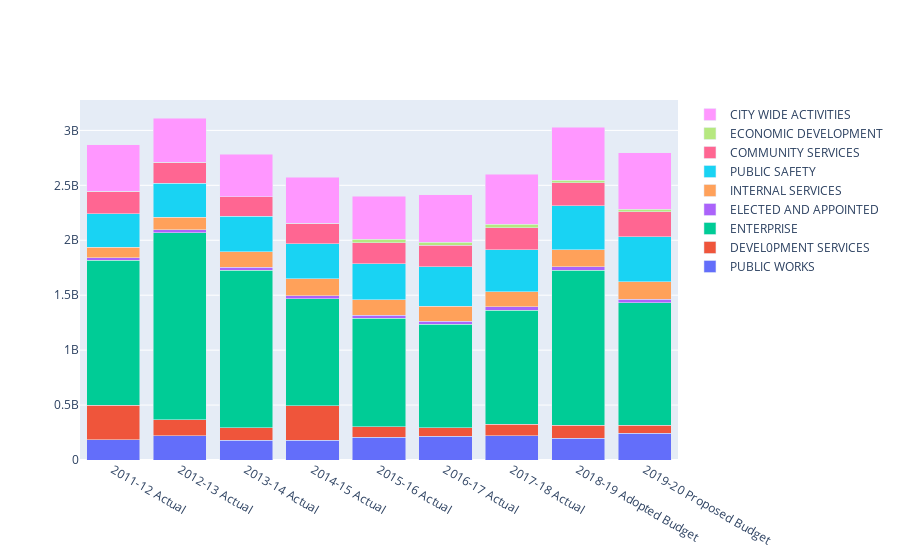

The notebook cell saved with this chart:
### Code cell
stackedBarFig = go.Figure()

for i in range(len(df.columns)-1):
    stackedBarFig.add_trace(go.Bar(x=df.columns[1:], y=df.iloc[i][1:], name=df.iloc[i][0]))
stackedBarFig.update_layout(barmode='stack')
#fig.show()

### Figure 1 — Plotly figure (JSON) as saved in the notebook; plotly's stock layout.template omitted (floating-point values rounded to 4 significant figures)
{"data": [{"name": "PUBLIC WORKS", "type": "bar", "x": ["2011-12 Actual", "2012-13 Actual", "2013-14 Actual", "2014-15 Actual", "2015-16 Actual", "2016-17 Actual", "2017-18 Actual", "2018-19 Adopted Budget", "2019-20 Proposed Budget"], "y": ["$186,535,064 ", "$221,025,972 ", "$178,389,707 ", "$180,689,142 ", "$206,854,289 ", "$215,170,806 ", "$219,521,708 ", "$199,283,083 ", "$242,114,403 "]}, {"name": "DEVEL0PMENT SERVICES", "type": "bar", "x": ["2011-12 Actual", "2012-13 Actual", "2013-14 Actual", "2014-15 Actual", "2015-16 Actual", "2016-17 Actual", "2017-18 Actual", "2018-19 Adopted Budget", "2019-20 Proposed Budget"], "y": ["310,961,163", "146,389,968", "113,322,724", "310,897,673", "93,869,665", "77,510,788", "106,972,164", "115,396,257", "76,017,157"]}, {"name": "ENTERPRISE", "type": "bar", "x": ["2011-12 Actual", "2012-13 Actual", "2013-14 Actual", "2014-15 Actual", "2015-16 Actual", "2016-17 Actual", "2017-18 Actual", "2018-19 Adopted Budget", "2019-20 Proposed Budget"], "y": ["1,320,162,959", "1,702,228,769", "1,434,714,486", "978,227,383", "990,290,335", "941,052,331", "1,038,703,651", "1,411,268,167", "1,111,756,810"]}, {"name": "ELECTED AND APPOINTED", "type": "bar", "x": ["2011-12 Actual", "2012-13 Actual", "2013-14 Actual", "2014-15 Actual", "2015-16 Actual", "2016-17 Actual", "2017-18 Actual", "2018-19 Adopted Budget", "2019-20 Proposed Budget"], "y": ["25,333,580", "24,373,193", "26,892,378", "25,689,895", "28,252,439", "28,201,876", "30,929,163", "33,144,490", "33,990,425"]}, {"name": "INTERNAL SERVICES", "type": "bar", "x": ["2011-12 Actual", "2012-13 Actual", "2013-14 Actual", "2014-15 Actual", "2015-16 Actual", "2016-17 Actual", "2017-18 Actual", "2018-19 Adopted Budget", "2019-20 Proposed Budget"], "y": ["91,927,400", "117,254,617", "141,748,372", "154,295,626", "139,344,860", "135,696,595", "135,025,138", "154,251,748", "159,601,699"]}, {"name": "PUBLIC SAFETY", "type": "bar", "x": ["2011-12 Actual", "2012-13 Actual", "2013-14 Actual", "2014-15 Actual", "2015-16 Actual", "2016-17 Actual", "2017-18 Actual", "2018-19 Adopted Budget", "2019-20 Proposed Budget"], "y": ["304,381,123", "306,099,235", "321,664,293", "320,089,911", "327,923,358", "362,013,988", "383,005,737", "398,931,953", "408,112,357"]}, {"name": "COMMUNITY SERVICES", "type": "bar", "x": ["2011-12 Actual", "2012-13 Actual", "2013-14 Actual", "2014-15 Actual", "2015-16 Actual", "2016-17 Actual", "2017-18 Actual", "2018-19 Adopted Budget", "2019-20 Proposed Budget"], "y": ["204,994,347", "191,637,976", "181,139,950", "184,568,776", "191,364,979", "193,286,705", "198,069,337", "212,859,739", "227,833,391"]}, {"name": "ECONOMIC DEVELOPMENT", "type": "bar", "x": ["2011-12 Actual", "2012-13 Actual", "2013-14 Actual", "2014-15 Actual", "2015-16 Actual", "2016-17 Actual", "2017-18 Actual", "2018-19 Adopted Budget", "2019-20 Proposed Budget"], "y": ["0", "0", "0", "0", "31,734,344", "30,134,761", "33,460,528", "21,524,996", "22,809,791"]}, {"name": "CITY WIDE ACTIVITIES", "type": "bar", "x": ["2011-12 Actual", "2012-13 Actual", "2013-14 Actual", "2014-15 Actual", "2015-16 Actual", "2016-17 Actual", "2017-18 Actual", "2018-19 Adopted Budget", "2019-20 Proposed Budget"], "y": ["424,707,230", "403,692,397", "384,297,883", "417,685,667", "390,054,403", "430,612,967", "454,832,408", "484,100,630", "514,803,273"]}], "layout": {"barmode": "stack"}}
